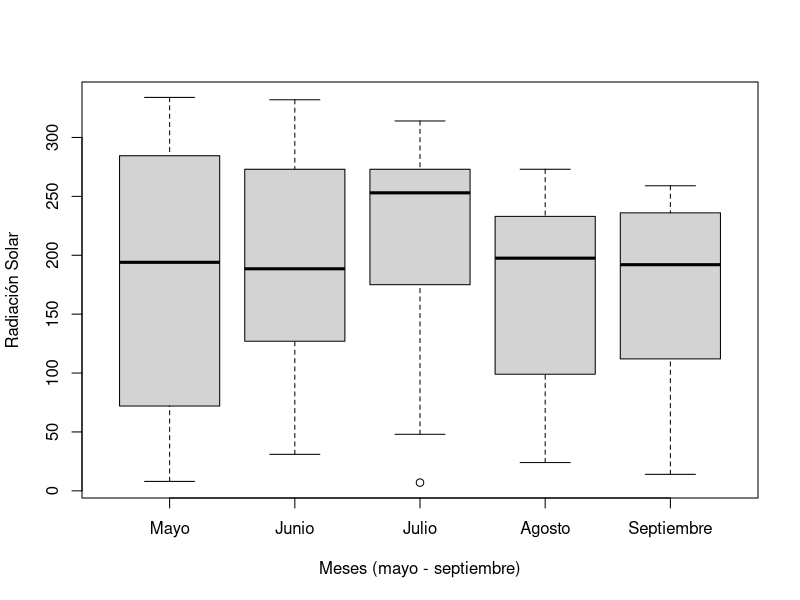
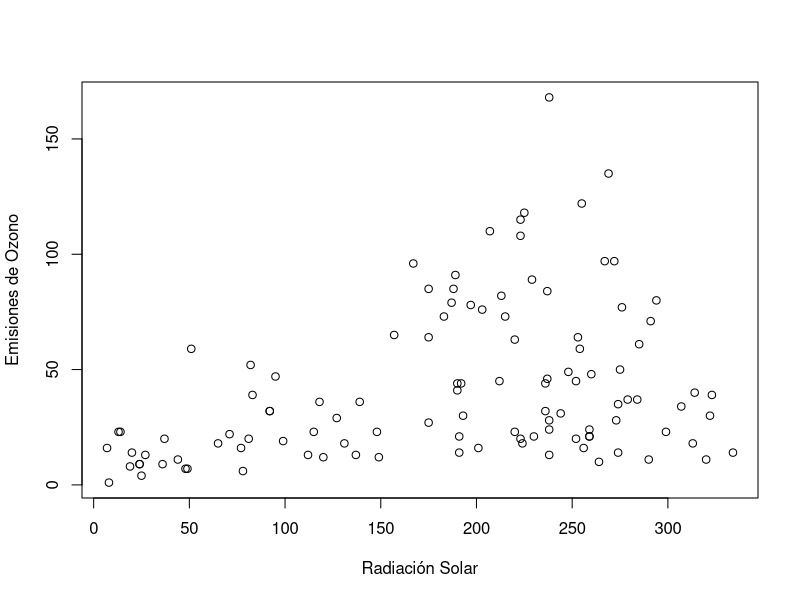
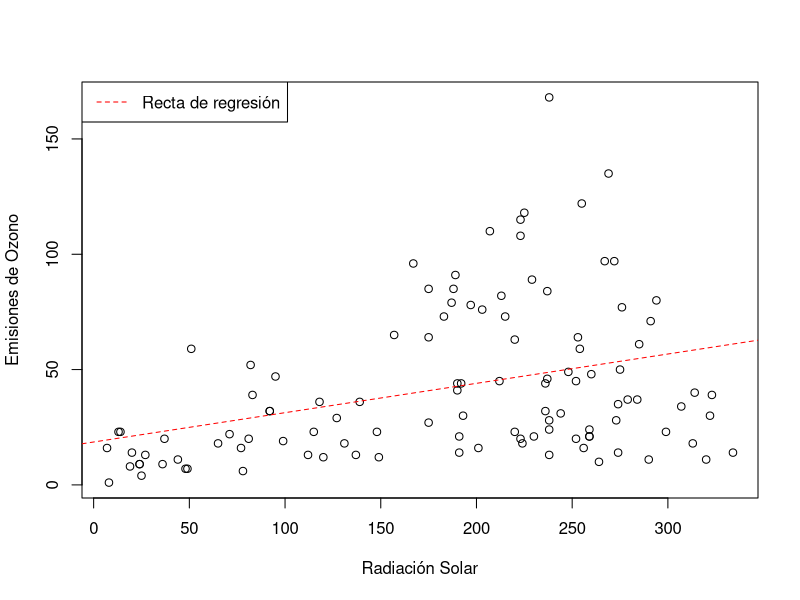
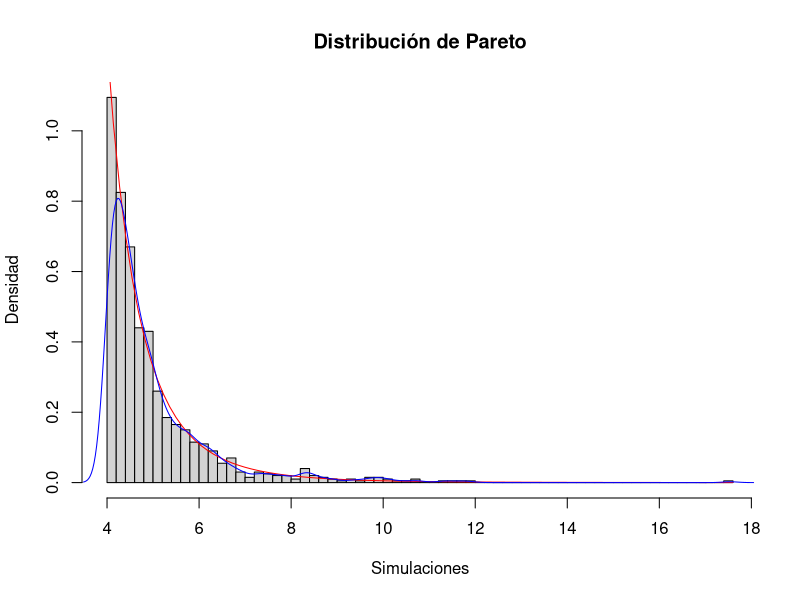

Source code (R) for these figures, in order:
## ---- chunk 1
knitr::opts_chunk$set(echo = TRUE)
## ---- chunk 2
    library(datasets)
    attach(airquality)
## ---- chunk 3
    df <- data.frame(Solar.R, Month = as.factor(Month)) 
    levels(df$Month) <- c("Mayo", "Junio", "Julio", "Agosto", "Septiembre")
    boxplot(df$Solar.R~df$Month, xlab = "Meses (mayo - septiembre)", ylab = "Radiación Solar")
## ---- chunk 4
    plot(Solar.R, Ozone, xlab = "Radiación Solar", ylab = "Emisiones de Ozono")
## ---- chunk 5
    plot(Solar.R, Ozone, xlab = "Radiación Solar", ylab = "Emisiones de Ozono")

    # Regresión lineal
    reg <- lm(Ozone~Solar.R)
    abline(reg, col = "red", lty = 2)

    legend('topleft', c("Recta de regresión"), col = "red", lty = 2)
## ---- chunk 6
    # Distribución de Pareto
    f <- function(x, a=5, b=4) {
        ifelse (x < b, 1, (a*b^a)/(x^(a+1)))
    }
    # Densidad de Pareto
    F <- function(x, a=5, b=4) {
        ifelse (x < b, 0, 1 - (b / x)^a)
    }
    # Inversa de la Densidad de Pareto
    Finv <- function(x, a=5, b=4) {
        ifelse (x < 1, b / (1 - x)^(1/a), 0)
    }
## ---- chunk 7
    # Valores necesarios para el ejercicio
    a <- 5
    b <- 4
    nsim <- 1000

    # Simulación de V.A.
    u <- runif(nsim)
    sim <- Finv(u, a, b); head(sim)
## ---- chunk 8
    # Evaluación gráfica
    hist(sim, freq = FALSE, breaks = 'FD', main = "Distribución de Pareto", xlab = "Simulaciones", ylab = "Densidad")
    curve(f(x, a, b), col = 'red', add = TRUE)
    lines(density(sim), col = 'blue')

    # Comprobación de hipotesis
    ks.test(sim, F) 
